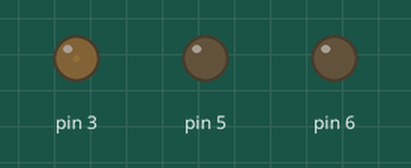
Recording of a sketch running on a simulated Arduino Uno, built with avr-gcc and run on an emulated ATmega328P. Parts: output pins drawn as LEDs (lit = HIGH).

Above: at 0.05 s.
At 1.95 s:
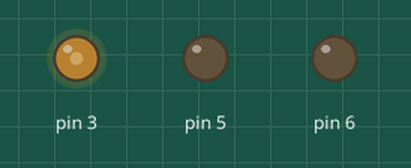
At 3.85 s:
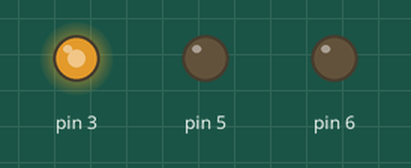
At 7.65 s:
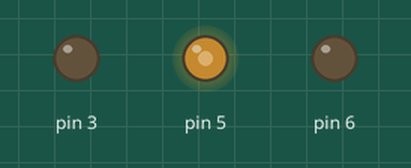
At 11.45 s:
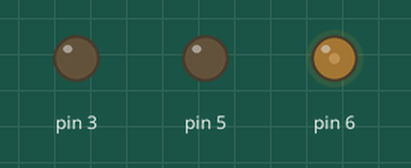
At 15.35 s:
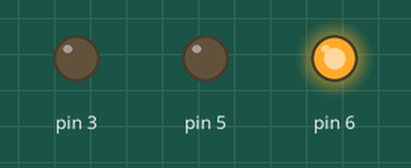
Timing chart, 0 to 20.0 s (numbered marks = the images above):
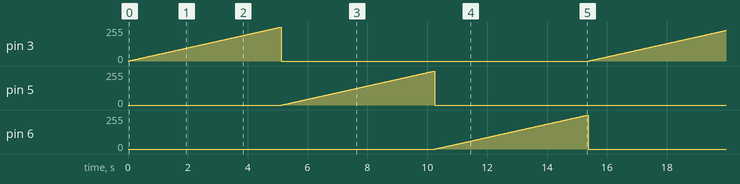

Measured:
- by itself, pin 3, pin 5, pin 6: ramps from 0/255 to 255/255 and jumps back, once every 15.4 s

The sketch:

pwm.ino
```cpp
void setup() {
  pinMode(3, OUTPUT);
  pinMode(5, OUTPUT);
  pinMode(6, OUTPUT);
}

void loop() {
  for(int i=0; i<=255; i++)
  {
    analogWrite(3, i); // input values can range from 0 to 255
    delay(20);
  }
  analogWrite(3, 0); // completely off, we can also use digitalWrite() command and set it as LOW in this case


  for(int i=0; i<=255; i++)
  {
    analogWrite(5, i);
    delay(20);
  }
  analogWrite(5, 0);


  for(int i=0; i<=255; i++)
  {
    analogWrite(6, i);
    delay(20);
  }
  analogWrite(6, 0);
 }
```
